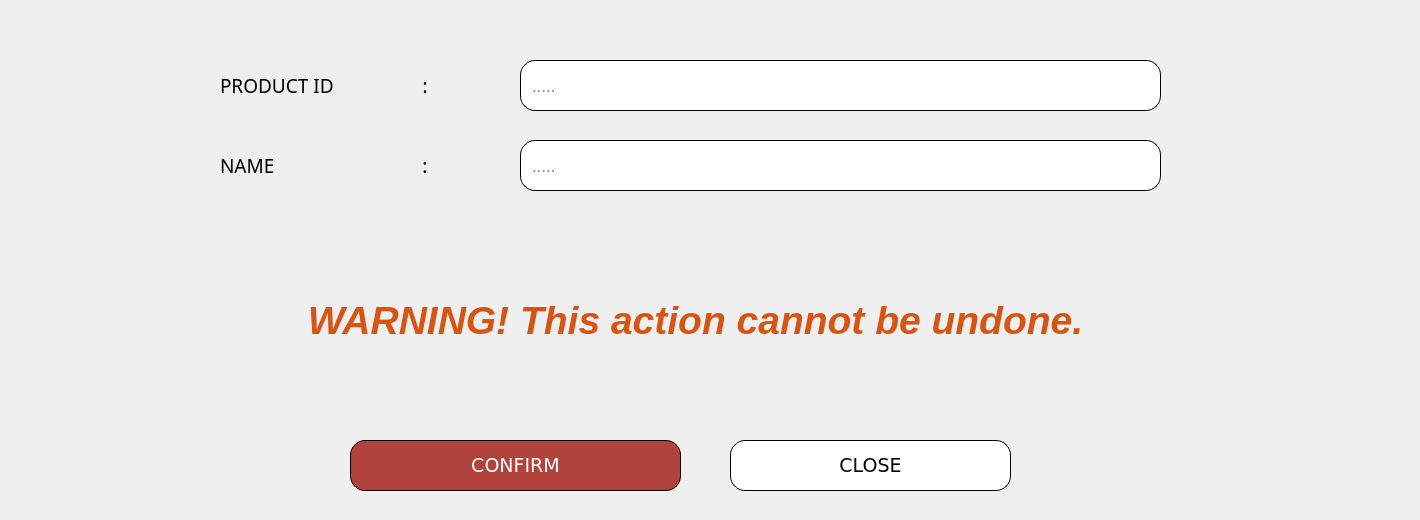
        <widget class="QWidget" name="DELETE_OTHER">
         <widget class="QFrame" name="frame_deletegutter_6">
          <property name="geometry">
           <rect>
            <x>-10</x>
            <y>30</y>
            <width>1411</width>
            <height>391</height>
           </rect>
          </property>
          <property name="styleSheet">
           <string notr="true">    background-color: transparent;
</string>
          </property>
          <property name="frameShape">
           <enum>QFrame::StyledPanel</enum>
          </property>
          <property name="frameShadow">
           <enum>QFrame::Raised</enum>
          </property>
          <widget class="QLabel" name="label_314">
           <property name="geometry">
            <rect>
             <x>230</x>
             <y>20</y>
             <width>321</width>
             <height>71</height>
            </rect>
           </property>
           <property name="font">
            <font>
             <family>Poppins Medium</family>
             <pointsize>14</pointsize>
             <weight>50</weight>
             <bold>false</bold>
            </font>
           </property>
           <property name="styleSheet">
            <string notr="true">    background-color: transparent;
</string>
           </property>
           <property name="text">
            <string>PRODUCT ID                  :</string>
           </property>
          </widget>
          <widget class="QLineEdit" name="lineEdit_DeleteOTHER_prodID">
           <property name="geometry">
            <rect>
             <x>530</x>
             <y>30</y>
             <width>641</width>
             <height>51</height>
            </rect>
           </property>
           <property name="font">
            <font>
             <pointsize>13</pointsize>
            </font>
           </property>
           <property name="styleSheet">
            <string notr="true">    background-color: #ffffff;
    color: black;
    border-radius: 15px;
border: 1px solid #000000; 
    padding: 9px;
</string>
           </property>
           <property name="placeholderText">
            <string>.....</string>
           </property>
          </widget>
          <widget class="QLabel" name="label_315">
           <property name="geometry">
            <rect>
             <x>230</x>
             <y>110</y>
             <width>311</width>
             <height>51</height>
            </rect>
           </property>
           <property name="font">
            <font>
             <family>Poppins Medium</family>
             <pointsize>14</pointsize>
             <weight>50</weight>
             <bold>false</bold>
            </font>
           </property>
           <property name="styleSheet">
            <string notr="true">    background-color: transparent;
</string>
           </property>
           <property name="text">
            <string>NAME                              :</string>
           </property>
          </widget>
          <widget class="QLineEdit" name="lineEdit_36">
           <property name="geometry">
            <rect>
             <x>1030</x>
             <y>460</y>
             <width>371</width>
             <height>51</height>
            </rect>
           </property>
           <property name="styleSheet">
            <string notr="true">    background-color: #ffffff;
    color: black;
    border-radius: 15px;
border: 1px solid #000000; 
    padding: 9px;
font-family: &quot;Verdana&quot;, sans-serif; 
text-align: center;</string>
           </property>
           <property name="placeholderText">
            <string>.....</string>
           </property>
          </widget>
          <widget class="QLineEdit" name="lineEdit_DeleteOTHER_Name">
           <property name="geometry">
            <rect>
             <x>530</x>
             <y>110</y>
             <width>641</width>
             <height>51</height>
            </rect>
           </property>
           <property name="font">
            <font>
             <pointsize>13</pointsize>
            </font>
           </property>
           <property name="styleSheet">
            <string notr="true">    background-color: #ffffff;
    color: black;
    border-radius: 15px;
border: 1px solid #000000; 
    padding: 9px;
</string>
           </property>
           <property name="placeholderText">
            <string>.....</string>
           </property>
          </widget>
          <widget class="QLabel" name="label_316">
           <property name="geometry">
            <rect>
             <x>0</x>
             <y>185</y>
             <width>1411</width>
             <height>211</height>
            </rect>
           </property>
           <property name="font">
            <font>
             <family>Arial</family>
             <pointsize>29</pointsize>
             <weight>75</weight>
             <italic>true</italic>
             <bold>true</bold>
            </font>
           </property>
           <property name="styleSheet">
            <string notr="true">    background-color: transparent;
color: #d75413;
</string>
           </property>
           <property name="text">
            <string>WARNING! This action cannot be undone.</string>
           </property>
           <property name="alignment">
            <set>Qt::AlignCenter</set>
           </property>
          </widget>
         </widget>
         <widget class="QFrame" name="frame_54">
          <property name="geometry">
           <rect>
            <x>-10</x>
            <y>420</y>
            <width>1331</width>
            <height>91</height>
           </rect>
          </property>
          <property name="styleSheet">
           <string notr="true">    background-color: transparent;
</string>
          </property>
          <property name="frameShape">
           <enum>QFrame::StyledPanel</enum>
          </property>
          <property name="frameShadow">
           <enum>QFrame::Raised</enum>
          </property>
          <widget class="QPushButton" name="pushButton_Confirm_OTHERdelete">
           <property name="geometry">
            <rect>
             <x>360</x>
             <y>20</y>
             <width>331</width>
             <height>51</height>
            </rect>
           </property>
           <property name="font">
            <font>
             <family>Verdana</family>
             <pointsize>14</pointsize>
            </font>
           </property>
           <property name="styleSheet">
            <string notr="true">    background-color: #b2423c;
    color: white;
    border-radius: 15px;
border: 1px solid #000000; 
    padding: 9px;
font-family: &quot;Verdana&quot;, sans-serif; 
text-align: center;</string>
           </property>
           <property name="text">
            <string>CONFIRM</string>
           </property>
          </widget>
          <widget class="QPushButton" name="pushButton_Close_OTHERdelete">
           <property name="geometry">
            <rect>
             <x>740</x>
             <y>20</y>
             <width>281</width>
             <height>51</height>
            </rect>
           </property>
           <property name="font">
            <font>
             <family>Verdana</family>
             <pointsize>14</pointsize>
            </font>
           </property>
           <property name="styleSheet">
            <string notr="true">
/* Default Inactive Button */
QPushButton {
    background-color: #ffffff;
    color: black;
    border-radius: 15px;
border: 1px solid #000000; 
    padding: 9px;
font-family: &quot;Verdana&quot;, sans-serif; 
text-align: center;
}

/* Hover Effect on Inactive Buttons */
QPushButton:hover {
    background-color: #a6a6a6;
    color: white;
}

/* Active Button (Current Page) */
QPushButton#activeButton {
    background-color: #a6a6a6;
    color: white;
}
</string>
           </property>
           <property name="text">
            <string>CLOSE</string>
           </property>
          </widget>
         </widget>
        </widget>
